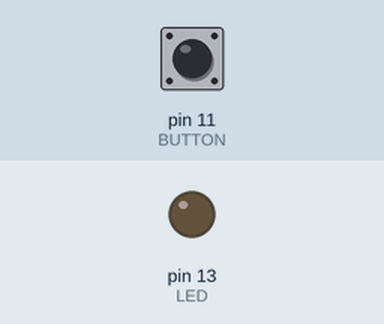
Recording of a sketch running on a simulated Arduino Uno, built with avr-gcc and run on an emulated ATmega328P. Shown: output pins drawn as LEDs (lit = HIGH). The test bench sets the inputs (shaded band); at power-on: pin 11 (BUTTON) HIGH.

Above: at 1.2 s.
1.3 s: pin 11 (BUTTON) pulled LOW for 0.15 s
At 1.37 s:
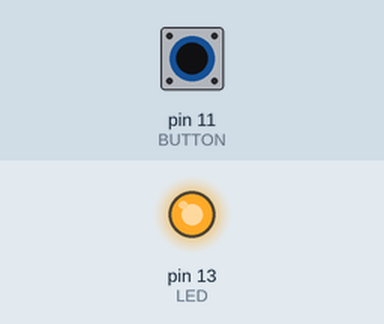
2.9 s: pin 11 (BUTTON) pulled LOW for 3.2 s
At 7.3 s:
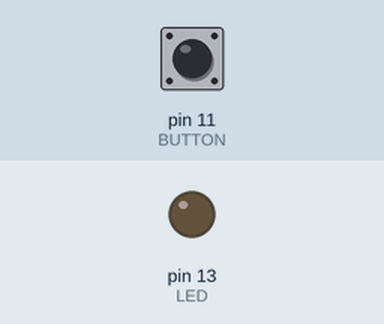
Timing chart, 0 to 8.8 s (numbered marks = the images above; inputs shaded):
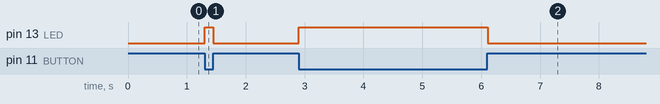

Measured:
- after the input at 1.3 s, pin 13 (LED): LOW → HIGH at once, → LOW 0.15 s later
- after the input at 2.9 s, pin 13 (LED): LOW → HIGH at once, → LOW 3.2 s later

The sketch:

app.ino
```cpp
int LED = 13;
int BUTTON = 11;
void setup() {
    pinMode(BUTTON, INPUT);
    pinMode(LED, OUTPUT);
}
// 풀업 평상시에 high
void loop() {
    if (digitalRead(BUTTON) == LOW) { // 누른 경우
        digitalWrite(LED, HIGH);
    } else {
        digitalWrite(LED, LOW);
    }
    delay(10);
}
```
